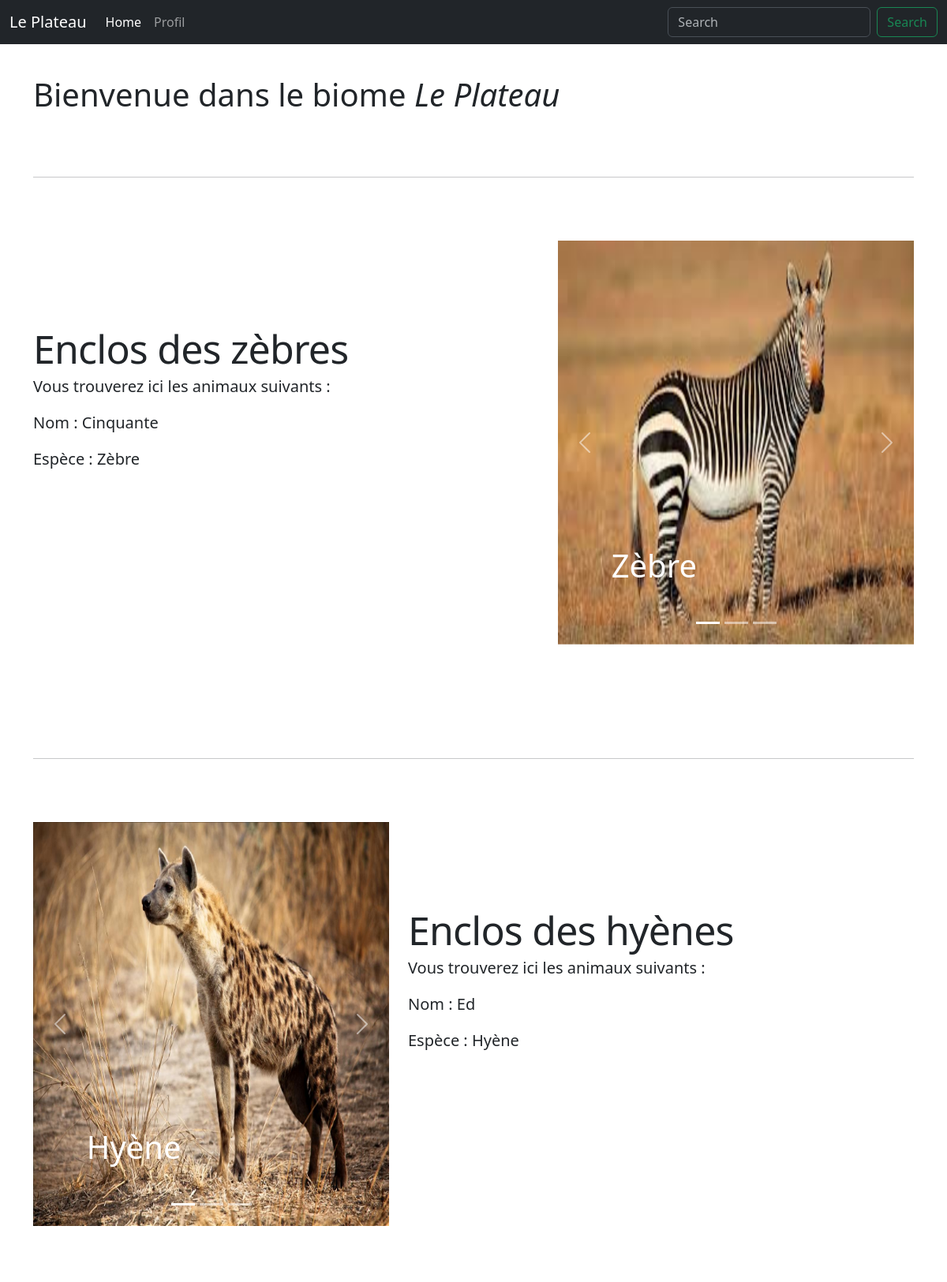
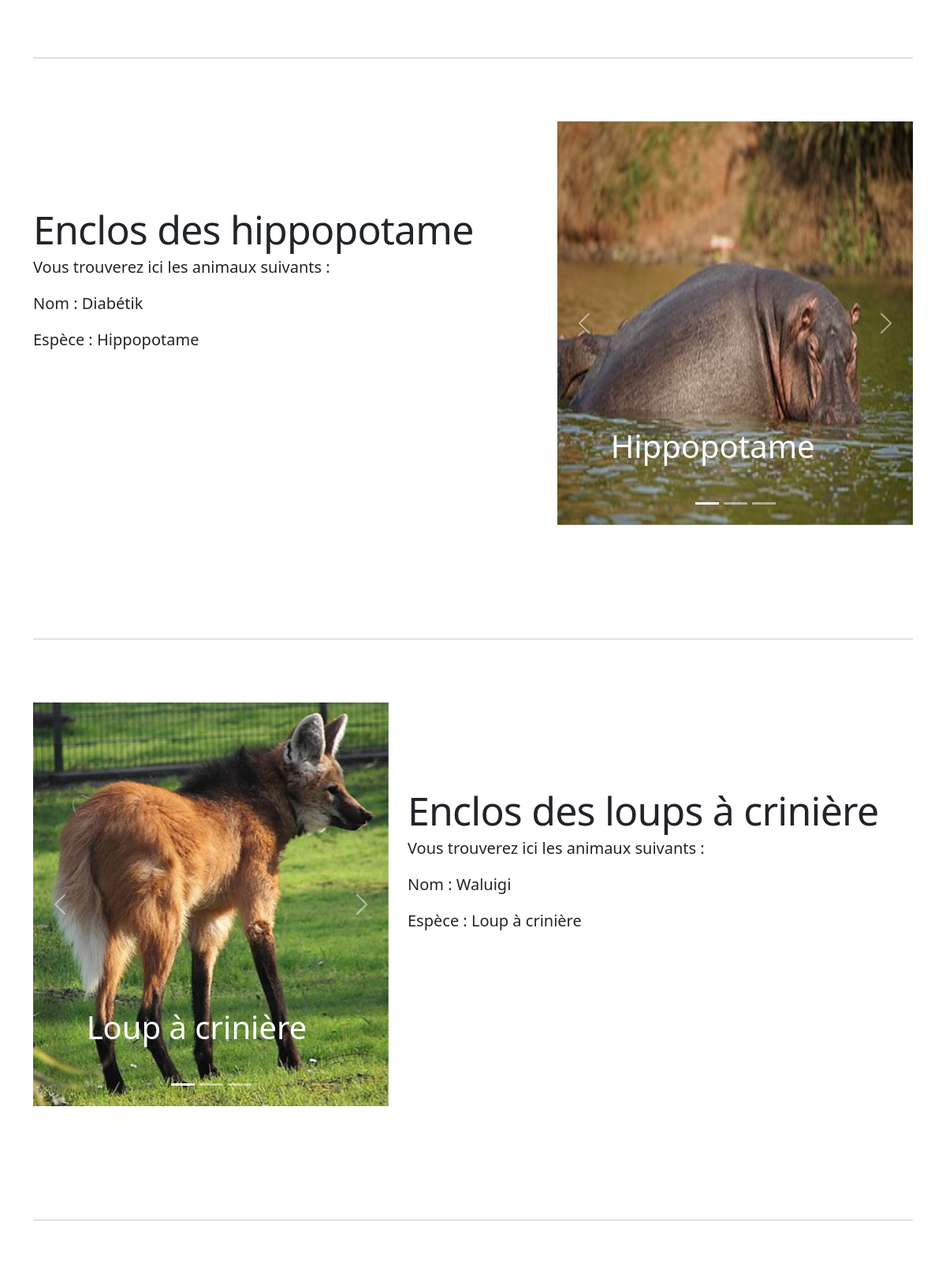
Screenshot of /zoo/carousel/Plateau.php (upper part) with the database file from the repository (2 pictures, top to bottom).
### tables this page shows
CREATE TABLE IF NOT EXISTS `enclosures` (
  `enclosure_id` int NOT NULL AUTO_INCREMENT,
  `name` varchar(60) NOT NULL,
  `description` text,
  `status` enum('open','closed') NOT NULL DEFAULT 'open',
  `biome_id` int DEFAULT NULL,
  PRIMARY KEY (`enclosure_id`),
  KEY `biome_id` (`biome_id`)
);

CREATE TABLE IF NOT EXISTS `animals` (
  `animal_id` int NOT NULL AUTO_INCREMENT,
  `name` varchar(50) NOT NULL,
  `species` varchar(50) NOT NULL,
  `age` int NOT NULL,
  `enclosure_id` int DEFAULT NULL,
  `image` varchar(50) DEFAULT NULL,
  PRIMARY KEY (`animal_id`),
  KEY `enclosure_id` (`enclosure_id`)
);

### zoo/carousel/Plateau.php (the view, shortened to what this page needs)
<?php
$host = 'localhost';
$dbname = 'projet_web_2425';
$user = 'root';
$pass = '';
try {
  $pdo = new PDO("mysql:host=$host;dbname=$dbname;charset=utf8", $user, $pass);
  $pdo->setAttribute(PDO::ATTR_ERRMODE, PDO::ERRMODE_EXCEPTION);
} catch (PDOException $e) {
  die("Erreur de connexion à la base de données : " . $e->getMessage());
}
?>
<!doctype html>
<html lang="en" data-bs-theme="auto">
  <head><script src="../assets/js/color-modes.js"></script>
    <link rel="stylesheet" href="https://cdn.jsdelivr.net/npm/@docsearch/css@3">
<link href="../assets/dist/css/bootstrap.min.css" rel="stylesheet">
    <link href="carousel.css" rel="stylesheet">
  </head>
  <body>
<header data-bs-theme="dark">
  <nav class="navbar navbar-expand-md navbar-dark fixed-top bg-dark">
    <div class="container-fluid">
      <a class="navbar-brand">Le Plateau</a>
      <div class="collapse navbar-collapse" id="navbarCollapse">
        <ul class="navbar-nav me-auto mb-2 mb-md-0">
          <li class="nav-item">
            <a class="nav-link active" aria-current="page" href="../../Projet.html">Home</a>
          </li>
          <li class="nav-item">
            <a class="nav-link" href="../../profil.php">Profil</a>
          </li>
        </ul>
        <form class="d-flex" role="search">
          <input class="form-control me-2" type="search" placeholder="Search" aria-label="Search">
          <button class="btn btn-outline-success" type="submit">Search</button>
        </form>
      </div>
    </div>
  </nav>
</header>
<main>
<br /><br />
  <div class="container marketing">
    <h1>Bienvenue dans le biome <i>Le Plateau</i></h1>
    <hr class="featurette-divider">
    <div class="row featurette">
      <div class="col-md-7">
      <?php
        $stmt = $pdo->prepare("SELECT * FROM enclosures WHERE enclosure_id = 29");
        $stmt->execute();
        $enclosure = $stmt->fetch(PDO::FETCH_ASSOC);
      ?>
      <?php
        $stmt = $pdo->prepare("SELECT * FROM animals WHERE enclosure_id = 29");
        $stmt->execute();
        $animals = $stmt->fetchAll(PDO::FETCH_ASSOC);
      ?>
        <h2 class="featurette-heading fw-normal lh-1"><?php echo "{$enclosure['name']}";?></h2>
      <?php
              if ($animals) {
                  echo '<p class="lead">Vous trouverez ici les animaux suivants :</p>';
                  foreach ($animals as $index => $row) {
                    foreach ($row as $key => $value) {
                      if ($key === 'species') {
                        echo '<p class="lead">Espèce : ' . htmlspecialchars($value) . '</p>';
                      }
                      if ($key === 'name') {
                        echo '<p class="lead">Nom : ' . htmlspecialchars($value) . '</p>';
                      }
                    }
                    echo '<br />';
                  }
              } else {
                  echo "Aucun animal dans l'enclos.";
              }
      ?>
      </div>
      <div class="col-md-5">
        <div id="myCarousel" class="carousel slide mb-6" data-bs-ride="carousel">
        <div class="carousel-indicators">
          <button type="button" data-bs-target="#myCarousel" data-bs-slide-to="0" class="active" aria-current="true" aria-label="Slide 1"></button>
          <button type="button" data-bs-target="#myCarousel" data-bs-slide-to="1" aria-label="Slide 2"></button>
          <button type="button" data-bs-target="#myCarousel" data-bs-slide-to="2" aria-label="Slide 3"></button>
        </div>
        <div class="carousel-inner">
      <?php
        if ($animals) {
          $isFirst = true;
          foreach ($animals as $animal) {
              $activeClass = $isFirst ? ' active' : '';
              $isFirst = false;
              echo '
              <div class="carousel-item' . $activeClass . '">
                  <img src="' . htmlspecialchars($animal['image']) . '" width="100%" height="100%">
                  <div class="container">
                      <div class="carousel-caption text-start">
                          <h1>' . htmlspecialchars($animal['species']) . '</h1>
                      </div>
                  </div>
              </div>';
          }
        } else {
          echo '<p>Aucune image disponible pour cet enclos.</p>';
        }
      ?>
          </div>
          <button class="carousel-control-prev" type="button" data-bs-target="#myCarousel" data-bs-slide="prev">
            <span class="carousel-control-prev-icon" aria-hidden="true"></span>
          </button>
          <button class="carousel-control-next" type="button" data-bs-target="#myCarousel" data-bs-slide="next">
            <span class="carousel-control-next-icon" aria-hidden="true"></span>
          </button>
        </div>
      </div>
    </div>
    <hr class="featurette-divider">
    <div class="row featurette">
      <div class="col-md-7 order-md-2">
        <?php
          $stmt = $pdo->prepare("SELECT * FROM enclosures WHERE enclosure_id = 30");
          $stmt->execute();
          $enclosure = $stmt->fetch(PDO::FETCH_ASSOC);
        ?>
        <?php
          $stmt = $pdo->prepare("SELECT * FROM animals WHERE enclosure_id = 30");
          $stmt->execute();
          $animals = $stmt->fetchAll(PDO::FETCH_ASSOC);
        ?>
        <h2 class="featurette-heading fw-normal lh-1"><?php echo "{$enclosure['name']}";?></h2>
        <?php
          if ($animals) {
              echo '<p class="lead">Vous trouverez ici les animaux suivants :</p>';
              foreach ($animals as $index => $row) {
                foreach ($row as $key => $value) {
                  if ($key === 'species') {
                    echo '<p class="lead">Espèce : ' . htmlspecialchars($value) . '</p>';
                  }
                  if ($key === 'name') {
                    echo '<p class="lead">Nom : ' . htmlspecialchars($value) . '</p>';
                  }
                }
                echo '<br />';
              }
          } else {
              echo "Aucun animal dans l'enclos.";
          }
        ?>
      </div>
      <div class="col-md-5">
        <div id="myCarousel" class="carousel slide mb-6" data-bs-ride="carousel">
        <div class="carousel-indicators">
          <button type="button" data-bs-target="#myCarousel" data-bs-slide-to="0" class="active" aria-current="true" aria-label="Slide 1"></button>
          <button type="button" data-bs-target="#myCarousel" data-bs-slide-to="1" aria-label="Slide 2"></button>
          <button type="button" data-bs-target="#myCarousel" data-bs-slide-to="2" aria-label="Slide 3"></button>
        </div>
        <div class="carousel-inner">
          <?php
            if ($animals) {
              $isFirst = true;
              foreach ($animals as $animal) {
                  $activeClass = $isFirst ? ' active' : '';
                  $isFirst = false;
                  echo '
                  <div class="carousel-item' . $activeClass . '">
                      <img src="' . htmlspecialchars($animal['image']) . '" width="100%" height="100%">
                      <div class="container">
                          <div class="carousel-caption text-start">
                              <h1>' . htmlspecialchars($animal['species']) . '</h1>
                          </div>
                      </div>
                  </div>';
              }
            } else {
              echo '<p>Aucune image disponible pour cet enclos.</p>';
            }
          ?>
          </div>
          <button class="carousel-control-prev" type="button" data-bs-target="#myCarousel" data-bs-slide="prev">
            <span class="carousel-control-prev-icon" aria-hidden="true"></span>
          </button>
          <button class="carousel-control-next" type="button" data-bs-target="#myCarousel" data-bs-slide="next">
            <span class="carousel-control-next-icon" aria-hidden="true"></span>
          </button>
        </div>
      </div>
    </div>
    <hr class="featurette-divider">
    <div class="row featurette">
      <div class="col-md-7">
      <?php
        $stmt = $pdo->prepare("SELECT * FROM enclosures WHERE enclosure_id = 31");
        $stmt->execute();
        $enclosure = $stmt->fetch(PDO::FETCH_ASSOC);
      ?>
      <?php
        $stmt = $pdo->prepare("SELECT * FROM animals WHERE enclosure_id = 31");
        $stmt->execute();
        $animals = $stmt->fetchAll(PDO::FETCH_ASSOC);
      ?>
        <h2 class="featurette-heading fw-normal lh-1"><?php echo "{$enclosure['name']}";?></h2>
      <?php
              if ($animals) {
                  echo '<p class="lead">Vous trouverez ici les animaux suivants :</p>';
                  foreach ($animals as $index => $row) {
                    foreach ($row as $key => $value) {
                      if ($key === 'species') {
                        echo '<p class="lead">Espèce : ' . htmlspecialchars($value) . '</p>';
                      }
                      if ($key === 'name') {
                        echo '<p class="lead">Nom : ' . htmlspecialchars($value) . '</p>';
                      }
                    }
                    echo '<br />';
                  }
              } else {
                  echo "Aucun animal dans l'enclos.";
              }
      ?>
      </div>
      <div class="col-md-5">
        <div id="myCarousel" class="carousel slide mb-6" data-bs-ride="carousel">
        <div class="carousel-indicators">
          <button type="button" data-bs-target="#myCarousel" data-bs-slide-to="0" class="active" aria-current="true" aria-label="Slide 1"></button>
          <button type="button" data-bs-target="#myCarousel" data-bs-slide-to="1" aria-label="Slide 2"></button>
          <button type="button" data-bs-target="#myCarousel" data-bs-slide-to="2" aria-label="Slide 3"></button>
        </div>
        <div class="carousel-inner">
      <?php
        if ($animals) {
          $isFirst = true;
          foreach ($animals as $animal) {
              $activeClass = $isFirst ? ' active' : '';
              $isFirst = false;
              echo '
              <div class="carousel-item' . $activeClass . '">
                  <img src="' . htmlspecialchars($animal['image']) . '" width="100%" height="100%">
                  <div class="container">
                      <div class="carousel-caption text-start">
                          <h1>' . htmlspecialchars($animal['species']) . '</h1>
                      </div>
                  </div>
              </div>';
          }
        } else {
          echo '<p>Aucune image disponible pour cet enclos.</p>';
        }
      ?>
          </div>
          <button class="carousel-control-prev" type="button" data-bs-target="#myCarousel" data-bs-slide="prev">
            <span class="carousel-control-prev-icon" aria-hidden="true"></span>
          </button>
          <button class="carousel-control-next" type="button" data-bs-target="#myCarousel" data-bs-slide="next">
            <span class="carousel-control-next-icon" aria-hidden="true"></span>
          </button>
        </div>
      </div>
    </div>
    <hr class="featurette-divider">
    <div class="row featurette">
      <div class="col-md-7 order-md-2">
        <?php
          $stmt = $pdo->prepare("SELECT * FROM enclosures WHERE enclosure_id = 32");
          $stmt->execute();
          $enclosure = $stmt->fetch(PDO::FETCH_ASSOC);
        ?>
        <?php
          $stmt = $pdo->prepare("SELECT * FROM animals WHERE enclosure_id = 32");
          $stmt->execute();
          $animals = $stmt->fetchAll(PDO::FETCH_ASSOC);
        ?>
        <h2 class="featurette-heading fw-normal lh-1"><?php echo "{$enclosure['name']}";?></h2>
        <?php
          if ($animals) {
              echo '<p class="lead">Vous trouverez ici les animaux suivants :</p>';
              foreach ($animals as $index => $row) {
                foreach ($row as $key => $value) {
                  if ($key === 'species') {
                    echo '<p class="lead">Espèce : ' . htmlspecialchars($value) . '</p>';
                  }
                  if ($key === 'name') {
                    echo '<p class="lead">Nom : ' . htmlspecialchars($value) . '</p>';
                  }
                }
                echo '<br />';
              }
          } else {
              echo "Aucun animal dans l'enclos.";
          }
        ?>
      </div>
      <div class="col-md-5">
        <div id="myCarousel" class="carousel slide mb-6" data-bs-ride="carousel">
        <div class="carousel-indicators">
          <button type="button" data-bs-target="#myCarousel" data-bs-slide-to="0" class="active" aria-current="true" aria-label="Slide 1"></button>
          <button type="button" data-bs-target="#myCarousel" data-bs-slide-to="1" aria-label="Slide 2"></button>
          <button type="button" data-bs-target="#myCarousel" data-bs-slide-to="2" aria-label="Slide 3"></button>
        </div>
        <div class="carousel-inner">
          <?php
            if ($animals) {
              $isFirst = true;
              foreach ($animals as $animal) {
                  $activeClass = $isFirst ? ' active' : '';
                  $isFirst = false;
                  echo '
                  <div class="carousel-item' . $activeClass . '">
                      <img src="' . htmlspecialchars($animal['image']) . '" width="100%" height="100%">
                      <div class="container">
                          <div class="carousel-caption text-start">
                              <h1>' . htmlspecialchars($animal['species']) . '</h1>
                          </div>
                      </div>
                  </div>';
              }
            } else {
              echo '<p>Aucune image disponible pour cet enclos.</p>';
            }
          ?>
          </div>
          <button class="carousel-control-prev" type="button" data-bs-target="#myCarousel" data-bs-slide="prev">
            <span class="carousel-control-prev-icon" aria-hidden="true"></span>
          </button>
          <button class="carousel-control-next" type="button" data-bs-target="#myCarousel" data-bs-slide="next">
            <span class="carousel-control-next-icon" aria-hidden="true"></span>
          </button>
        </div>
      </div>
    </div>
    <hr class="featurette-divider">
  </div>
</main>
    </body>
</html>

### zoo/carousel/carousel.css (style rules this page uses)
body { padding-top: 3rem; padding-bottom: 3rem; color: rgb(var(--bs-tertiary-color-rgb)); }
.carousel { margin-bottom: 4rem; }
.carousel-caption { bottom: 3rem; z-index: 10; }
.carousel-item { height: 32rem; }
.featurette-divider { margin: 5rem 0; }
.featurette-heading { letter-spacing: -.05rem; }
@media (min-width: 40em) { .featurette-heading { font-size: 50px; } }
@media (min-width: 62em) { .featurette-heading { margin-top: 7rem; } }

### rows the page displays
enclosures: name "Enclos des zèbres"
animals: name "Cinquante", species "Zèbre", image (picture)
enclosures: name "Enclos des hyènes"
animals: name "Ed", species "Hyène", image (picture)
enclosures: name "Enclos des hippopotame"
animals: name "Diabétik", species "Hippopotame", image (picture)
enclosures: name "Enclos des loups à crinière"
animals: name "Waluigi", species "Loup à crinière", image (picture)
